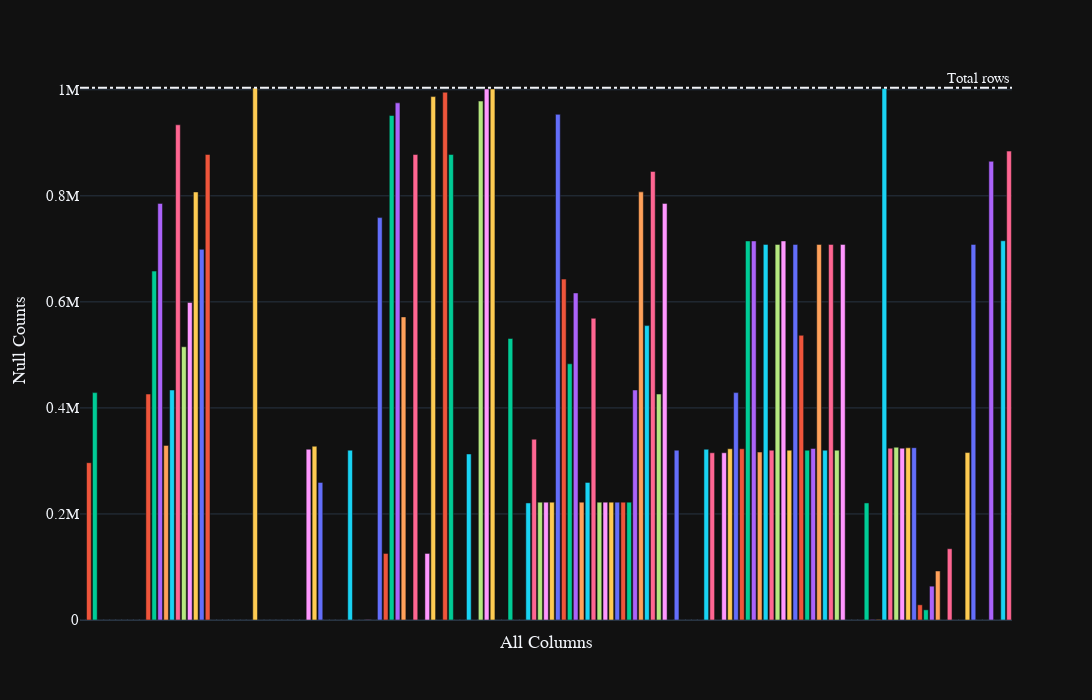

The notebook cell this image was saved under:
### Code cell
train_static_0 = preprocess(26)
display(train_static_0.fetch().head())
train_static_0.pipe(plot_nulls,show_legend=False)
print(gc.collect())
